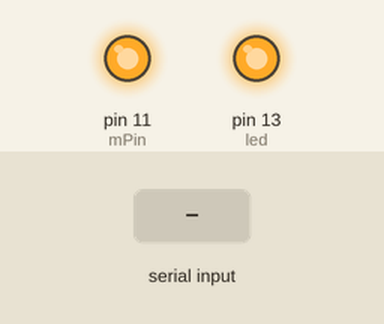
Recording of a sketch running on a simulated Arduino Uno, built with avr-gcc and run on an emulated ATmega328P. Shown: output pins drawn as LEDs (lit = HIGH). The inputs (shaded band) are chosen by the test bench. What the sketch prints to the serial monitor is not drawn.

Above: at 1.5 s.
1.6 s: "s" received over Serial
Timing chart, 0 to 4.6 s (numbered marks = the images above; inputs shaded):
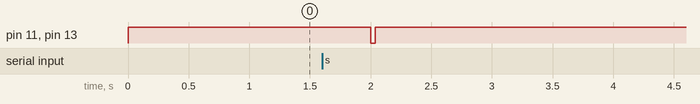

The sketch:

Flow_Rate_High_End.ino
```cpp
/**
 * High End Flow Rate Test
 *
 * Josh Kaplan <jk@joshkaplan.org>
 * November 11, 2014
 *
 * A routine for automated test of the high end flow rate.
 */

// pin definitions
int mPin = 11;                    // motor pin
int led = 13;

// data storage
int counter = 0;
int incomingByte = 0;
unsigned int end_time = 0;

void setup()
{
  Serial.begin(9600);
  pinMode(mPin, OUTPUT);
  pinMode(led, OUTPUT);
}

void loop()
{
  // turn motor and LED on, with a delay of 250 ms
  digitalWrite(mPin, 255);
  digitalWrite(led, HIGH);
  delay(500);

  // read user data
  if (Serial.available() > 0)
  {
    // read the incoming byte:
    incomingByte = Serial.read();

    if (incomingByte == 's')
    {
      // shutdown pump end record time
      digitalWrite(mPin, 0);
      digitalWrite(led, LOW);
      end_time = millis();

      // print results
      Serial.println("------------------------------");
      Serial.println("TEST ENDED");
      Serial.println("------------------------------");
      Serial.print("Loops: ");
      Serial.println(counter);
      Serial.print("Time: ");
      Serial.println(end_time);
    }
  }

  counter++;                   // increment counter
  Serial.println(counter);     // print counter to screen
}
```

Measured:
- after the input at 1.6 s, pin 11 (mPin), pin 13 (led): HIGH → LOW after 0.40 s, → HIGH 0.04 s later
